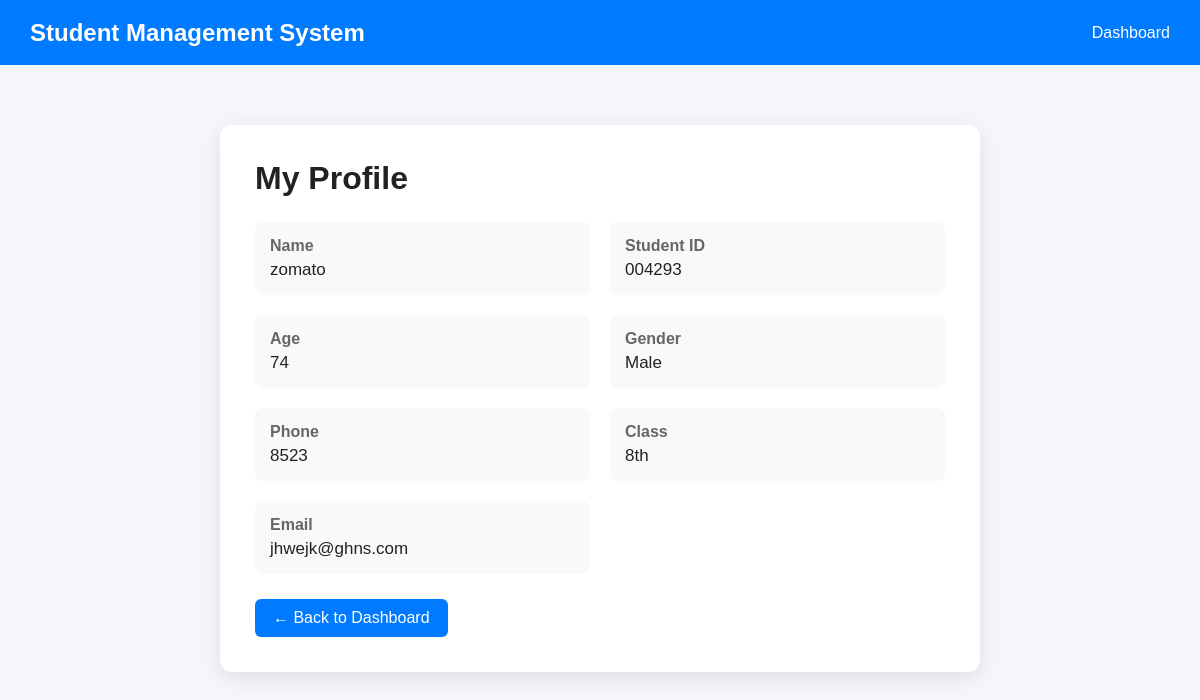
The page /profile (signed in) on the database its author committed.
### tables this page shows
CREATE TABLE data(
        id_number text,
        password text,
        name text,
        age text,
        gender text,
        phone_number text,
        class text,
        email text,
        image blob
        );

### web_app/app.py (the view)
@app.route("/profile")
def profile():
    if "student_id" not in session:
        return redirect(url_for("home"))
    connection = get_db_connection()
    student = connection.execute(
        """
        SELECT *
        FROM data
        WHERE id_number = ?
        """,
        (session["student_id"],)
    ).fetchone()
    connection.close()
    return render_template(
        "profile.html",
        student=student
    )

### web_app/app.py (called while the page is built)
def get_db_connection():
    connection = sqlite3.connect(DATABASE)
    connection.row_factory = sqlite3.Row
    return connection

### web_app/templates/profile.html (shortened to what this page needs)
<!DOCTYPE html>
<html lang="en">
<head>
</head>
<body>
    <div class="navbar">
        <h2>Student Management System</h2>
        <a href="/dashboard">
            Dashboard
        </a>
    </div>
    <div class="container">
        <div class="profile-card">
            <h1>My Profile</h1>
            <div class="profile-info">
                <div class="info-box">
                    <strong>Name</strong>
                    <span>{{ student['name'] }}</span>
                </div>
                <div class="info-box">
                    <strong>Student ID</strong>
                    <span>{{ student['id_number'] }}</span>
                </div>
                <div class="info-box">
                    <strong>Age</strong>
                    <span>{{ student['age'] }}</span>
                </div>
                <div class="info-box">
                    <strong>Gender</strong>
                    <span>{{ student['gender'] }}</span>
                </div>
                <div class="info-box">
                    <strong>Phone</strong>
                    <span>{{ student['phone_number'] }}</span>
                </div>
                <div class="info-box">
                    <strong>Class</strong>
                    <span>{{ student['class'] }}</span>
                </div>
                <div class="info-box">
                    <strong>Email</strong>
                    <span>{{ student['email'] }}</span>
                </div>
            </div>
            <a href="/dashboard" class="back-btn">
                ← Back to Dashboard
            </a>
        </div>
    </div>
</body>
</html>

### web_app/templates/profile.html (style rules this page uses)
* { margin: 0; padding: 0; box-sizing: border-box; font-family: Arial, sans-serif; }
body { background: #f4f6f9; }
.navbar { height: 65px; background: #007bff; color: white; display: flex; align-items: center; justify-content: space-between; padding: 0 30px; }
.navbar a { color: white; text-decoration: none; }
.container { max-width: 800px; margin: 40px auto; padding: 20px; }
.profile-card { background: white; padding: 35px; border-radius: 12px; box-shadow: 0 5px 20px rgba(0,0,0,0.1); }
.profile-card h1 { margin-bottom: 25px; color: #222; }
.profile-info { display: grid; grid-template-columns: 1fr 1fr; gap: 20px; }
.info-box { background: #f8f9fa; padding: 15px; border-radius: 8px; }
.info-box strong { display: block; color: #666; margin-bottom: 5px; }
.info-box span { font-size: 17px; color: #222; }
.back-btn { display: inline-block; margin-top: 25px; padding: 10px 18px; background: #007bff; color: white; text-decoration: none; border-radius: 6px; }

### rows shown on the page
data: name "zomato", id_number "004293", age "74", gender "Male", phone_number "8523", class "8th", email "jhwejk@ghns.com"
